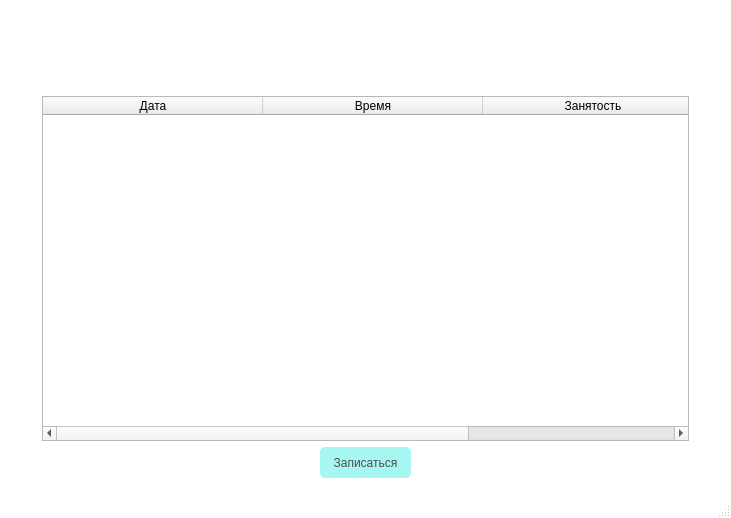
<?xml version="1.0" encoding="UTF-8"?>
<ui version="4.0">
 <class>MainWindow</class>
 <widget class="QMainWindow" name="MainWindow">
  <property name="geometry">
   <rect>
    <x>0</x>
    <y>0</y>
    <width>731</width>
    <height>518</height>
   </rect>
  </property>
  <property name="windowTitle">
   <string>MainWindow</string>
  </property>
  <property name="styleSheet">
   <string notr="true">QMainWindow{

	background-color: white;

}</string>
  </property>
  <widget class="QWidget" name="centralwidget">
   <layout class="QGridLayout" name="gridLayout_2">
    <item row="0" column="0">
     <layout class="QVBoxLayout" name="verticalLayout">
      <item>
       <layout class="QHBoxLayout" name="horizontalLayout_26">
        <item>
         <widget class="QPushButton" name="btn_36">
          <property name="styleSheet">
           <string notr="true">QPushButton{
	border-radius: 1px;
	color:white;

}</string>
          </property>
          <property name="text">
           <string/>
          </property>
          <property name="icon">
           <iconset>
            <normaloff>../images/Home-2-2-icon.png</normaloff>../images/Home-2-2-icon.png</iconset>
          </property>
          <property name="iconSize">
           <size>
            <width>23</width>
            <height>23</height>
           </size>
          </property>
         </widget>
        </item>
        <item>
         <spacer name="horizontalSpacer_42">
          <property name="orientation">
           <enum>Qt::Horizontal</enum>
          </property>
          <property name="sizeHint" stdset="0">
           <size>
            <width>40</width>
            <height>20</height>
           </size>
          </property>
         </spacer>
        </item>
       </layout>
      </item>
      <item>
       <layout class="QHBoxLayout" name="horizontalLayout_2">
        <item>
         <spacer name="horizontalSpacer_13">
          <property name="orientation">
           <enum>Qt::Horizontal</enum>
          </property>
          <property name="sizeHint" stdset="0">
           <size>
            <width>40</width>
            <height>20</height>
           </size>
          </property>
         </spacer>
        </item>
        <item>
         <widget class="QPushButton" name="btn_12">
          <property name="styleSheet">
           <string notr="true">QPushButton{

	border: none;
	background-color: white;

}</string>
          </property>
          <property name="text">
           <string/>
          </property>
          <property name="icon">
           <iconset>
            <normaloff>../images/medicine.png</normaloff>../images/medicine.png</iconset>
          </property>
          <property name="iconSize">
           <size>
            <width>50</width>
            <height>50</height>
           </size>
          </property>
         </widget>
        </item>
        <item>
         <spacer name="horizontalSpacer_14">
          <property name="orientation">
           <enum>Qt::Horizontal</enum>
          </property>
          <property name="sizeHint" stdset="0">
           <size>
            <width>40</width>
            <height>20</height>
           </size>
          </property>
         </spacer>
        </item>
       </layout>
      </item>
     </layout>
    </item>
    <item row="1" column="0">
     <widget class="QStackedWidget" name="stackedWidget">
      <property name="currentIndex">
       <number>1</number>
      </property>
      <widget class="QWidget" name="page">
       <layout class="QGridLayout" name="gridLayout">
        <item row="0" column="0">
         <layout class="QHBoxLayout" name="horizontalLayout_4">
          <item>
           <spacer name="horizontalSpacer">
            <property name="orientation">
             <enum>Qt::Horizontal</enum>
            </property>
            <property name="sizeHint" stdset="0">
             <size>
              <width>40</width>
              <height>20</height>
             </size>
            </property>
           </spacer>
          </item>
          <item>
           <spacer name="horizontalSpacer_3">
            <property name="orientation">
             <enum>Qt::Horizontal</enum>
            </property>
            <property name="sizeType">
             <enum>QSizePolicy::Fixed</enum>
            </property>
            <property name="sizeHint" stdset="0">
             <size>
              <width>30</width>
              <height>20</height>
             </size>
            </property>
           </spacer>
          </item>
          <item>
           <layout class="QVBoxLayout" name="verticalLayout_3">
            <item>
             <spacer name="verticalSpacer">
              <property name="orientation">
               <enum>Qt::Vertical</enum>
              </property>
              <property name="sizeHint" stdset="0">
               <size>
                <width>20</width>
                <height>40</height>
               </size>
              </property>
             </spacer>
            </item>
            <item>
             <layout class="QVBoxLayout" name="verticalLayout_2">
              <property name="spacing">
               <number>12</number>
              </property>
              <item>
               <layout class="QHBoxLayout" name="horizontalLayout_3">
                <item>
                 <widget class="QLineEdit" name="line_5">
                  <property name="sizePolicy">
                   <sizepolicy hsizetype="Fixed" vsizetype="Fixed">
                    <horstretch>0</horstretch>
                    <verstretch>0</verstretch>
                   </sizepolicy>
                  </property>
                  <property name="minimumSize">
                   <size>
                    <width>251</width>
                    <height>51</height>
                   </size>
                  </property>
                  <property name="font">
                   <font>
                    <pointsize>10</pointsize>
                   </font>
                  </property>
                  <property name="styleSheet">
                   <string notr="true">QLineEdit{
	padding-top: 0px;
	padding-left: 3px;
	text-align: center;
	background-color: rgb(235, 235, 235);
	border-radius: 5px;
	border: 4px double black;
   	transition: 2s linear; 
	color: black;
}

QLineEdit:hover{
	background-color: rgb(207, 207, 207);
}	</string>
                  </property>
                  <property name="placeholderText">
                   <string>Введите ФИО специалиста...</string>
                  </property>
                 </widget>
                </item>
                <item>
                 <widget class="QPushButton" name="btn_69">
                  <property name="sizePolicy">
                   <sizepolicy hsizetype="Fixed" vsizetype="Fixed">
                    <horstretch>0</horstretch>
                    <verstretch>0</verstretch>
                   </sizepolicy>
                  </property>
                  <property name="minimumSize">
                   <size>
                    <width>51</width>
                    <height>51</height>
                   </size>
                  </property>
                  <property name="styleSheet">
                   <string notr="true">QPushButton{
	background-color: white;
border: none;
}

QPushButton:hover{
	background-color: rgb(244, 244, 244);
}</string>
                  </property>
                  <property name="text">
                   <string/>
                  </property>
                  <property name="icon">
                   <iconset>
                    <normaloff>../images/search.png</normaloff>../images/search.png</iconset>
                  </property>
                  <property name="iconSize">
                   <size>
                    <width>30</width>
                    <height>30</height>
                   </size>
                  </property>
                 </widget>
                </item>
               </layout>
              </item>
              <item>
               <layout class="QHBoxLayout" name="horizontalLayout">
                <item>
                 <widget class="QLineEdit" name="line_6">
                  <property name="sizePolicy">
                   <sizepolicy hsizetype="Fixed" vsizetype="Fixed">
                    <horstretch>0</horstretch>
                    <verstretch>0</verstretch>
                   </sizepolicy>
                  </property>
                  <property name="minimumSize">
                   <size>
                    <width>251</width>
                    <height>51</height>
                   </size>
                  </property>
                  <property name="font">
                   <font>
                    <pointsize>10</pointsize>
                   </font>
                  </property>
                  <property name="styleSheet">
                   <string notr="true">QLineEdit{
	padding-top: 0px;
	padding-left: 3px;
	text-align: center;
	background-color: rgb(235, 235, 235);
	border-radius: 5px;
	border: 4px double black;
   	transition: 2s linear; 
	color: black;
}

QLineEdit:hover{
	background-color: rgb(207, 207, 207);
}	</string>
                  </property>
                  <property name="placeholderText">
                   <string>Введите специальность...</string>
                  </property>
                 </widget>
                </item>
                <item>
                 <widget class="QPushButton" name="btn_70">
                  <property name="sizePolicy">
                   <sizepolicy hsizetype="Fixed" vsizetype="Fixed">
                    <horstretch>0</horstretch>
                    <verstretch>0</verstretch>
                   </sizepolicy>
                  </property>
                  <property name="minimumSize">
                   <size>
                    <width>51</width>
                    <height>51</height>
                   </size>
                  </property>
                  <property name="styleSheet">
                   <string notr="true">QPushButton{
	background-color: white;
border: none;
}

QPushButton:hover{
	background-color: rgb(244, 244, 244);
}</string>
                  </property>
                  <property name="text">
                   <string/>
                  </property>
                  <property name="icon">
                   <iconset>
                    <normaloff>../images/search.png</normaloff>../images/search.png</iconset>
                  </property>
                  <property name="iconSize">
                   <size>
                    <width>30</width>
                    <height>30</height>
                   </size>
                  </property>
                 </widget>
                </item>
               </layout>
              </item>
             </layout>
            </item>
            <item>
             <spacer name="verticalSpacer_2">
              <property name="orientation">
               <enum>Qt::Vertical</enum>
              </property>
              <property name="sizeHint" stdset="0">
               <size>
                <width>20</width>
                <height>40</height>
               </size>
              </property>
             </spacer>
            </item>
           </layout>
          </item>
          <item>
           <spacer name="horizontalSpacer_2">
            <property name="orientation">
             <enum>Qt::Horizontal</enum>
            </property>
            <property name="sizeHint" stdset="0">
             <size>
              <width>40</width>
              <height>20</height>
             </size>
            </property>
           </spacer>
          </item>
         </layout>
        </item>
       </layout>
      </widget>
      <widget class="QWidget" name="page_3">
       <layout class="QGridLayout" name="gridLayout_4">
        <item row="0" column="0">
         <layout class="QVBoxLayout" name="verticalLayout_5">
          <item>
           <layout class="QHBoxLayout" name="horizontalLayout_52">
            <item>
             <widget class="QPushButton" name="btn_20">
              <property name="styleSheet">
               <string notr="true">QPushButton{
	border: none;
	color: white;
	
}</string>
              </property>
              <property name="text">
               <string/>
              </property>
              <property name="icon">
               <iconset>
                <normaloff>../images/Icons8-Ios7-Arrows-Back.ico</normaloff>../images/Icons8-Ios7-Arrows-Back.ico</iconset>
              </property>
             </widget>
            </item>
            <item>
             <spacer name="horizontalSpacer_28">
              <property name="orientation">
               <enum>Qt::Horizontal</enum>
              </property>
              <property name="sizeHint" stdset="0">
               <size>
                <width>40</width>
                <height>20</height>
               </size>
              </property>
             </spacer>
            </item>
           </layout>
          </item>
          <item>
           <layout class="QHBoxLayout" name="horizontalLayout_8">
            <item>
             <spacer name="horizontalSpacer_10">
              <property name="orientation">
               <enum>Qt::Horizontal</enum>
              </property>
              <property name="sizeHint" stdset="0">
               <size>
                <width>40</width>
                <height>20</height>
               </size>
              </property>
             </spacer>
            </item>
            <item>
             <widget class="QTableWidget" name="table_4">
              <property name="sizePolicy">
               <sizepolicy hsizetype="Expanding" vsizetype="Expanding">
                <horstretch>0</horstretch>
                <verstretch>0</verstretch>
               </sizepolicy>
              </property>
              <property name="minimumSize">
               <size>
                <width>0</width>
                <height>0</height>
               </size>
              </property>
              <property name="maximumSize">
               <size>
                <width>662</width>
                <height>16777215</height>
               </size>
              </property>
              <property name="frameShape">
               <enum>QFrame::StyledPanel</enum>
              </property>
              <property name="frameShadow">
               <enum>QFrame::Sunken</enum>
              </property>
              <property name="lineWidth">
               <number>1</number>
              </property>
              <property name="horizontalScrollBarPolicy">
               <enum>Qt::ScrollBarAsNeeded</enum>
              </property>
              <property name="sizeAdjustPolicy">
               <enum>QAbstractScrollArea::AdjustToContents</enum>
              </property>
              <property name="autoScroll">
               <bool>true</bool>
              </property>
              <property name="autoScrollMargin">
               <number>18</number>
              </property>
              <property name="tabKeyNavigation">
               <bool>true</bool>
              </property>
              <attribute name="horizontalHeaderDefaultSectionSize">
               <number>220</number>
              </attribute>
              <attribute name="horizontalHeaderMinimumSectionSize">
               <number>17</number>
              </attribute>
              <attribute name="verticalHeaderDefaultSectionSize">
               <number>30</number>
              </attribute>
              <attribute name="verticalHeaderHighlightSections">
               <bool>true</bool>
              </attribute>
              <attribute name="verticalHeaderMinimumSectionSize">
               <number>15</number>
              </attribute>
              <attribute name="verticalHeaderShowSortIndicator" stdset="0">
               <bool>false</bool>
              </attribute>
              <column>
               <property name="text">
                <string>Дата</string>
               </property>
              </column>
              <column>
               <property name="text">
                <string>Время</string>
               </property>
              </column>
              <column>
               <property name="text">
                <string>Занятость</string>
               </property>
              </column>
             </widget>
            </item>
            <item>
             <spacer name="horizontalSpacer_11">
              <property name="orientation">
               <enum>Qt::Horizontal</enum>
              </property>
              <property name="sizeHint" stdset="0">
               <size>
                <width>40</width>
                <height>20</height>
               </size>
              </property>
             </spacer>
            </item>
           </layout>
          </item>
          <item>
           <layout class="QHBoxLayout" name="horizontalLayout_7">
            <item>
             <spacer name="horizontalSpacer_8">
              <property name="orientation">
               <enum>Qt::Horizontal</enum>
              </property>
              <property name="sizeHint" stdset="0">
               <size>
                <width>40</width>
                <height>20</height>
               </size>
              </property>
             </spacer>
            </item>
            <item>
             <widget class="QPushButton" name="btn_14">
              <property name="sizePolicy">
               <sizepolicy hsizetype="Fixed" vsizetype="Fixed">
                <horstretch>0</horstretch>
                <verstretch>0</verstretch>
               </sizepolicy>
              </property>
              <property name="minimumSize">
               <size>
                <width>91</width>
                <height>31</height>
               </size>
              </property>
              <property name="styleSheet">
               <string notr="true">QPushButton{
	border-radius: 5px;
	background-color: #a6f7f1;
   	transition: 2s linear; 
	color: #4c4d4d;
}

QPushButton:hover{
	background-color: #89f0ea;
}

</string>
              </property>
              <property name="text">
               <string>Записаться</string>
              </property>
             </widget>
            </item>
            <item>
             <spacer name="horizontalSpacer_9">
              <property name="orientation">
               <enum>Qt::Horizontal</enum>
              </property>
              <property name="sizeHint" stdset="0">
               <size>
                <width>40</width>
                <height>20</height>
               </size>
              </property>
             </spacer>
            </item>
           </layout>
          </item>
         </layout>
        </item>
       </layout>
      </widget>
      <widget class="QWidget" name="page_2">
       <layout class="QGridLayout" name="gridLayout_3">
        <item row="0" column="0">
         <layout class="QVBoxLayout" name="verticalLayout_4">
          <item>
           <layout class="QHBoxLayout" name="horizontalLayout_51">
            <item>
             <widget class="QPushButton" name="btn_19">
              <property name="styleSheet">
               <string notr="true">QPushButton{
	border: none;
	color: white;
	
}</string>
              </property>
              <property name="text">
               <string/>
              </property>
              <property name="icon">
               <iconset>
                <normaloff>../images/Icons8-Ios7-Arrows-Back.ico</normaloff>../images/Icons8-Ios7-Arrows-Back.ico</iconset>
              </property>
             </widget>
            </item>
            <item>
             <spacer name="horizontalSpacer_27">
              <property name="orientation">
               <enum>Qt::Horizontal</enum>
              </property>
              <property name="sizeHint" stdset="0">
               <size>
                <width>40</width>
                <height>20</height>
               </size>
              </property>
             </spacer>
            </item>
           </layout>
          </item>
          <item>
           <layout class="QHBoxLayout" name="horizontalLayout_5">
            <item>
             <spacer name="horizontalSpacer_6">
              <property name="orientation">
               <enum>Qt::Horizontal</enum>
              </property>
              <property name="sizeHint" stdset="0">
               <size>
                <width>40</width>
                <height>20</height>
               </size>
              </property>
             </spacer>
            </item>
            <item>
             <widget class="QTableWidget" name="tableWidget">
              <property name="minimumSize">
               <size>
                <width>411</width>
                <height>0</height>
               </size>
              </property>
              <property name="maximumSize">
               <size>
                <width>411</width>
                <height>16777215</height>
               </size>
              </property>
              <column>
               <property name="text">
                <string>Имя</string>
               </property>
              </column>
              <column>
               <property name="text">
                <string>Фамилия</string>
               </property>
              </column>
              <column>
               <property name="text">
                <string>Отчество</string>
               </property>
              </column>
              <column>
               <property name="text">
                <string>Специальность</string>
               </property>
              </column>
             </widget>
            </item>
            <item>
             <spacer name="horizontalSpacer_7">
              <property name="orientation">
               <enum>Qt::Horizontal</enum>
              </property>
              <property name="sizeHint" stdset="0">
               <size>
                <width>40</width>
                <height>20</height>
               </size>
              </property>
             </spacer>
            </item>
           </layout>
          </item>
          <item>
           <layout class="QHBoxLayout" name="horizontalLayout_6">
            <item>
             <spacer name="horizontalSpacer_4">
              <property name="orientation">
               <enum>Qt::Horizontal</enum>
              </property>
              <property name="sizeHint" stdset="0">
               <size>
                <width>40</width>
                <height>20</height>
               </size>
              </property>
             </spacer>
            </item>
            <item>
             <widget class="QPushButton" name="btn_2">
              <property name="sizePolicy">
               <sizepolicy hsizetype="Fixed" vsizetype="Fixed">
                <horstretch>0</horstretch>
                <verstretch>0</verstretch>
               </sizepolicy>
              </property>
              <property name="minimumSize">
               <size>
                <width>91</width>
                <height>31</height>
               </size>
              </property>
              <property name="layoutDirection">
               <enum>Qt::LeftToRight</enum>
              </property>
              <property name="styleSheet">
               <string notr="true">QPushButton{
	border-radius: 5px;
	background-color: #a6f7f1;
   	transition: 2s linear; 
	color: #4c4d4d;
}

QPushButton:hover{
	background-color: #89f0ea;
}

</string>
              </property>
              <property name="text">
               <string>Выбрать</string>
              </property>
             </widget>
            </item>
            <item>
             <spacer name="horizontalSpacer_5">
              <property name="orientation">
               <enum>Qt::Horizontal</enum>
              </property>
              <property name="sizeHint" stdset="0">
               <size>
                <width>40</width>
                <height>20</height>
               </size>
              </property>
             </spacer>
            </item>
           </layout>
          </item>
         </layout>
        </item>
       </layout>
      </widget>
     </widget>
    </item>
   </layout>
  </widget>
  <widget class="QMenuBar" name="menubar">
   <property name="geometry">
    <rect>
     <x>0</x>
     <y>0</y>
     <width>731</width>
     <height>21</height>
    </rect>
   </property>
  </widget>
  <widget class="QStatusBar" name="statusbar"/>
 </widget>
 <resources/>
 <connections/>
</ui>
